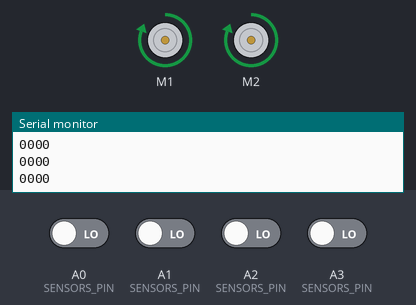
This sketch was run on a simulated Arduino Uno, built with avr-gcc and run on an emulated ATmega328P. Shown: 2 × DC motor (green arrow = forward, orange = backward, longer = faster), the last lines printed to the serial monitor. Inputs (shaded band) come from the test bench; at power-on: A0 (SENSORS_PIN), A1 (SENSORS_PIN), A2 (SENSORS_PIN), A3 (SENSORS_PIN) LOW.

Above: at 1.2 s.
1.3 s: A0 (SENSORS_PIN) driven HIGH
At 2.5 s:
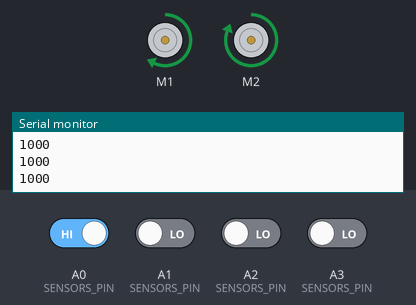
2.8 s: A0 (SENSORS_PIN) driven LOW
At 3.6 s:
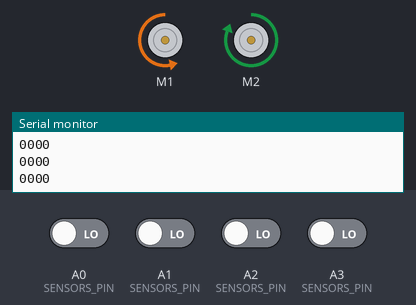
4.3 s: A1 (SENSORS_PIN) driven HIGH
At 4.6 s:
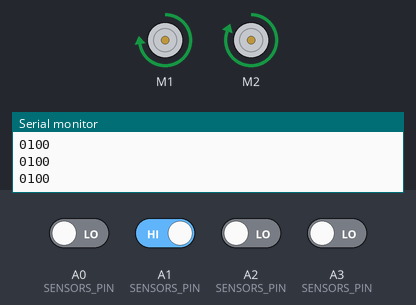
5.8 s: A1 (SENSORS_PIN) driven LOW
At 7.0 s:
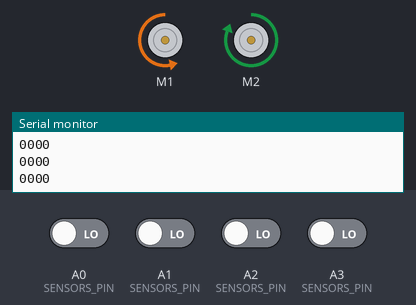
7.3 s: A2 (SENSORS_PIN) driven HIGH
At 8.1 s:
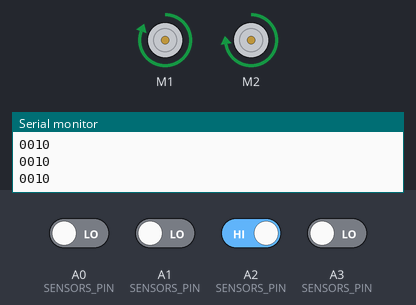
8.8 s: A2 (SENSORS_PIN) driven LOW
At 9.2 s:
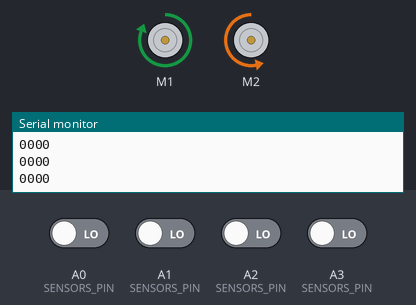
Timing chart, 0 to 11.3 s (numbered marks = the images above; inputs shaded):
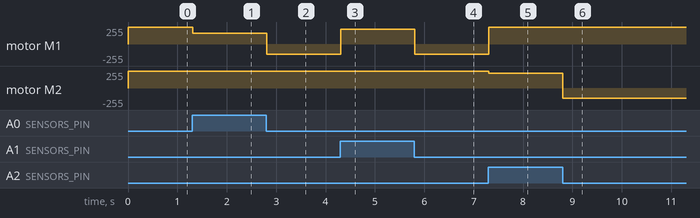

Measured:
- after the input at 1.3 s, motor M1: forward 255/255 → forward 165/255 at once
- after the input at 2.8 s, motor M1: forward 165/255 → backward 150/255 at once
- after the input at 4.3 s, motor M1: backward 150/255 → forward 225/255 at once
- after the input at 5.8 s, motor M1: forward 225/255 → backward 150/255 at once
- after the input at 7.3 s, motor M1: backward 150/255 → forward 255/255 at once; motor M2: forward 255/255 → forward 225/255 at once
- after the input at 8.8 s, motor M2: forward 225/255 → backward 150/255 at once

The sketch:

l293d-test.ino
```cpp
#include <AFMotor.h>

AF_DCMotor motor1(1, MOTOR12_1KHZ);
AF_DCMotor motor4(2, MOTOR12_1KHZ);

#define MOTOR_R_1 16
#define MOTOR_R_2 17
#define MOTOR_L_1 5
#define MOTOR_L_2 18
const uint8_t SENSORS_PIN[] = { A0, A1, A2, A3 };
int error = 0;
bool isRunning = true;
void setup() {
  motor1.run(FORWARD);
  motor4.run(FORWARD);
  motor1.setSpeed(200);
  motor4.setSpeed(200);
  Serial.begin(9600);
}

void loop() {
  if (!isRunning){
    motor1.setSpeed(0);
    motor4.setSpeed(0);
    return;
  }
  read_sensors();
  control_motor();
}

void read_sensors() {
  String sensorArray = "";
  for (auto sensorPin : SENSORS_PIN) {
    sensorArray += (char)(digitalRead(sensorPin) + 48);
  }

  Serial.println(sensorArray);

  if (sensorArray == "1000") {
    error = 3;
  } else if (sensorArray == "1110") {
    error = 2;
  } else if (sensorArray == "0100") {
    error = 1;
  } else if (sensorArray == "0110") {
    error = 0;
  } else if (sensorArray == "0010") {
    error = -1;
  } else if (sensorArray == "0111") {
    error = -2;
  } else if (sensorArray == "0001") {
    error = -3;
  } else if (sensorArray == "0000") {
    if (error < 0) {
      error = -4;
    } else if (error > 0) {
      error = 4;
    }
  }else if (sensorArray == "1111"){
    isRunning = false;
  }
}

void control_motor() {
  int speedA, speedB;
  if (error > 0) {
    if (error == 4){
      speedA = 150;
      motor1.run(BACKWARD);
    }
    else{
      motor1.run(FORWARD);
      speedA = 255 - error * 30;

    }
    motor4.run(FORWARD);
    speedB = 255;
  } else {
    if (error == -4) {
      motor4.run(BACKWARD);
      speedB = 150;
    } else {
      speedB = 255 + error * 30;
      motor4.run(FORWARD);
    }
    motor1.run(FORWARD);
    speedA = 255;
  }
  motor1.setSpeed(speedA );
  motor4.setSpeed(speedB );
}
```
